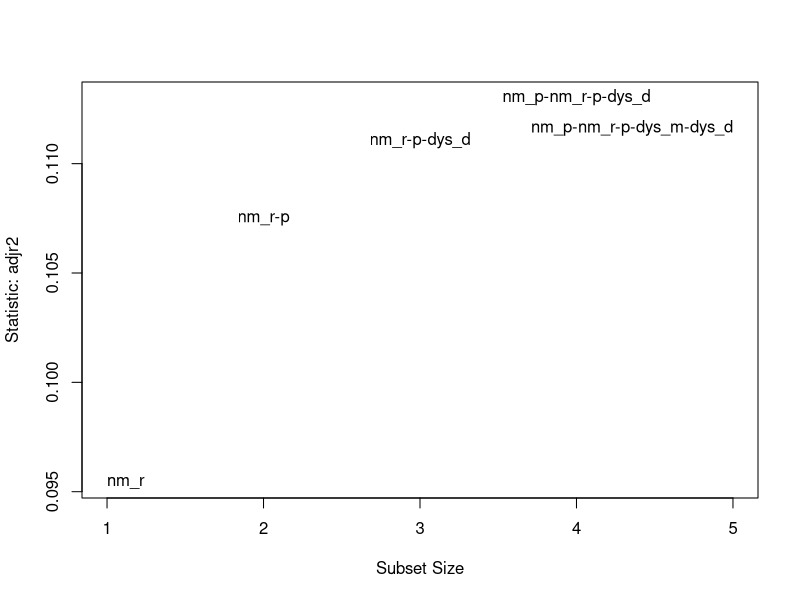

This chart was generated by the following R code: (Note: this script raises an error after producing the figure.)
# Install and load necessary packages
if (!requireNamespace("leaps", quietly = TRUE)) {
  install.packages("leaps")
}
if (!requireNamespace("car", quietly = TRUE)) {
  install.packages("car")
}

# Load required packages
library(leaps)
library(car)

# Read data into a dataframe named cyberData
cyberData <- read.delim("lab 7 sra 365 wc-1.dat")

# Use the best subsets approach to determine the best predictors for cost_controls
bestsubsets <- regsubsets(cost_controls ~ num_people + num_records + per_sensitive + dys_impact + dys_detect, data = cyberData, nbest = 1)
subsets(bestsubsets, statistic = "adjr2")

# Print summary of bestsubsets
summary(bestsubsets)

# Plot the best subsets graph
plot(summary(bestsubsets)$adjr2, xlab = "Number of Predictors", ylab = "Adjusted R-squared", type = "l")

# Identify the point with the maximum Adjusted R-squared
best_one_variable <- which.max(summary(bestsubsets)$adjr2)
points(best_one_variable, summary(bestsubsets)$adjr2[best_one_variable], col = "red", pch = 16, cex = 1.5)

# Run separate regression models for each subset size (Model 1 to Model 5)
best_models <- regsubsets(cost_controls ~ num_people + num_records + per_sensitive + dys_impact + dys_detect, data = cyberData, nbest = 5)

# Running separate regression models and printing Adjusted R-squared
# Model 1:
model1Reg <- lm(cost_controls ~ num_people, data = cyberData)
summary(model1Reg)

# Model 2:
model2Reg <- lm(cost_controls ~ num_people + num_records, data = cyberData)
summary(model2Reg)

# Model 3:
model3Reg <- lm(cost_controls ~ num_people + num_records + per_sensitive, data = cyberData)
summary(model3Reg)

# Model 4:
model4Reg <- lm(cost_controls ~ num_people + num_records + per_sensitive + dys_impact, data = cyberData)
summary(model4Reg)

# Model 5:
model5Reg <- lm(cost_controls ~ num_people + num_records + per_sensitive + dys_impact + dys_detect, data = cyberData)
summary(model5Reg)

# QUEST 7

# Model 5 because model 5 has the highest value, 
# therfore would be the best fit for predicting the cost of controls

# Evaluate multicollinerity for model 5
# Assuming you have already fitted Model 5
model5 <- lm(cost_controls ~ num_people + num_records + per_sensitive + dys_impact + dys_detect, data = cyberData)

# Load the car package for VIF calculation
library(car)

# Calculate VIF
vif_values <- car::vif(model5)

# Report the highest VIF and lowest tolerance
highest_vif <- max(vif_values)
lowest_tolerance <- 1/highest_vif

# Print the results
cat("The highest VIF among predictors is:", highest_vif, "\n")
cat("The lowest tolerance among predictors is:", lowest_tolerance, "\n")

#QUEST 9 
# Lower tolerance vlaue indicates a potential concern for multicollneity, since lower
# tolerance is below 2, it suggests a potential concern ( 0.1552424)
# A VIF exceeding 5 or 10 is considered an indication of multicolllenrity

#Use R to generate a correlation matrix for the predictors used in Model 5.
# Assuming you have a data frame named 'cyberData' with the relevant predictors
predictors_model_5 <- cyberData[, c("num_people", "num_records", "per_sensitive", "dys_impact", "dys_detect", "cost_controls")]

# Calculate the correlation matrix
cor_matrix <- cor(predictors_model_5)

# Find the pair of predictors with the strongest correlation
max_cor <- max(cor_matrix[upper.tri(cor_matrix, diag = FALSE)])
indices <- which(cor_matrix == max_cor, arr.ind = TRUE)

# Extract variable names
variable_names <- rownames(cor_matrix)

# Display the result
strongest_correlation <- variable_names[indices[, 1]]
cat("The strongest correlation is between", strongest_correlation[1], "and", strongest_correlation[2], "with a correlation value of", max_cor, "\n")
